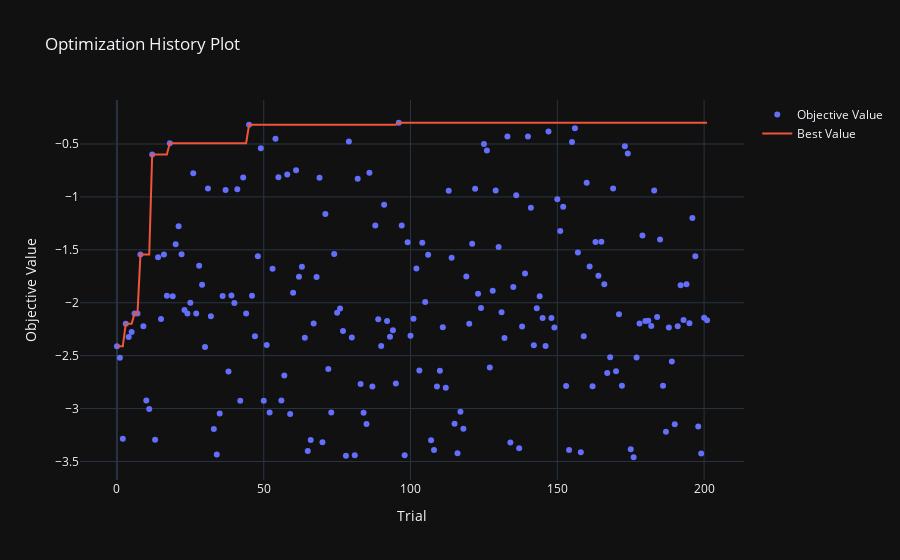

Source (notebook cell):
### Code cell
optuna.visualization.plot_optimization_history(study)

### Figure 1 — Plotly figure (JSON) as saved in the notebook; plotly's stock layout.template omitted (floating-point values rounded to 4 significant figures; data arrays with more than 128 entries replaced by an {"elided": "..."} marker saying what was removed)
{"data": [{"mode": "markers", "name": "Objective Value", "x": {"elided": "202 int values"}, "y": {"elided": "202 float values"}, "type": "scatter"}, {"mode": "lines", "name": "Best Value", "x": {"elided": "202 int values"}, "y": {"elided": "202 float values"}, "type": "scatter"}, {"marker": {"color": "#cccccc"}, "mode": "markers", "name": "Infeasible Trial", "showlegend": false, "x": [], "y": [], "type": "scatter"}], "layout": {"title": {"text": "Optimization History Plot"}, "xaxis": {"title": {"text": "Trial"}}, "yaxis": {"title": {"text": "Objective Value"}}}}
